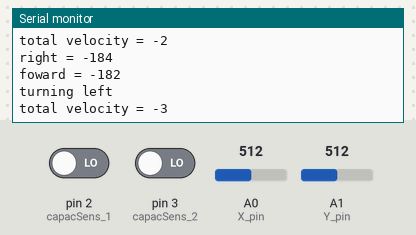
This sketch was run on a simulated Arduino Uno, built with avr-gcc and run on an emulated ATmega328P. Parts: the last lines printed to the serial monitor. Inputs (shaded band) come from the test bench; at power-on: A0 (X_pin) = 512, A1 (Y_pin) = 512, pin 2 (capacSens_1) LOW, pin 3 (capacSens_2) LOW.

Above: at 1.3 s.
1.4 s: A0 (X_pin) set to 122
At 1.82 s:
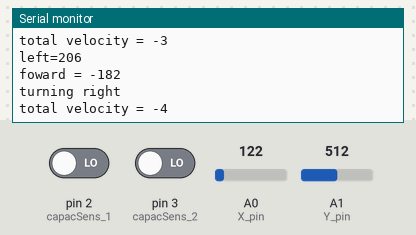
3.0 s: A1 (Y_pin) set to 122
At 3.32 s:
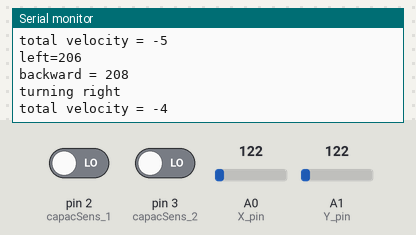
5.0 s: pin 2 (capacSens_1) driven HIGH
At 5.83 s:
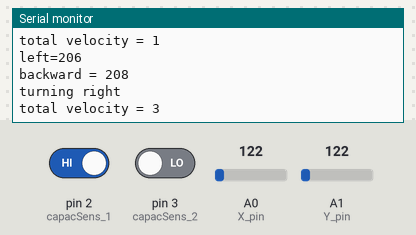
6.5 s: pin 3 (capacSens_2) driven HIGH
At 6.83 s:
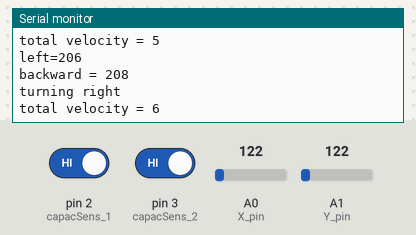
8.0 s: A0 (X_pin) set to 0
At 8.33 s:
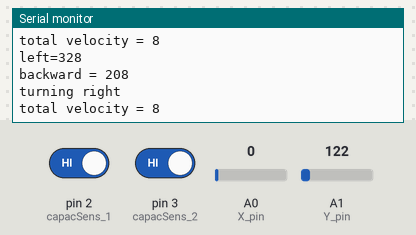
9.5 s: A1 (Y_pin) set to 0
At 9.84 s:
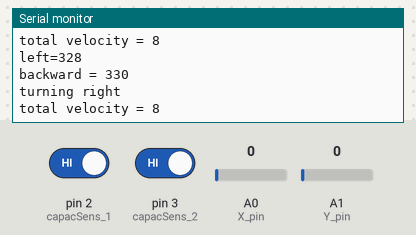
Timing chart, 0 to 12.0 s (numbered marks = the images above; inputs shaded):
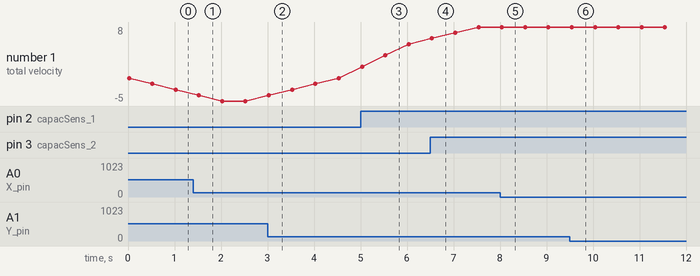

The sketch:

Fernsteuerung_Spielzeug_Projekt_rev2.ino
```cpp
// es gibt keine Schalterumsetzung in diesem Code
const int X_pin = A0; // analog pin connected to X output
const int Y_pin = A1; // analog pin connected to Y output

const int capacSens_1 = 2;
const int capacSens_2 = 3;

int touch_1=0;
int touch_2=0;

int x_pin_reading=0;
int y_pin_reading=0;

int left_right=0;
int forward_backward=0;
bool left_active;
bool right_active;
bool forward_active;
bool backward_active;
int padding=30;
int JoystickFactor=1;
int boost=0;

int vel=0;


void setup() {

  pinMode(capacSens_1,INPUT);
  pinMode(capacSens_2,INPUT);
  Serial.begin(19200);


}

void loop() {

  touch_1=digitalRead(capacSens_1);
  touch_2=digitalRead(capacSens_2);
  x_pin_reading=analogRead(X_pin);
  y_pin_reading=analogRead(Y_pin);


  if(x_pin_reading<(328-padding))
  {
    right_active=false;
    left_active=true;
    left_right=(328-x_pin_reading)*JoystickFactor;
    Serial.print("left=");
    Serial.println(left_right);
  }

  if(x_pin_reading>(328+padding))
  {
    left_active=false;
    right_active=true;
    left_right=(328-x_pin_reading)*JoystickFactor;
    Serial.print("right = ");
    Serial.println(left_right);
  }

  if(y_pin_reading>(330+padding))
  {
    backward_active=false;
    forward_active=true;
    forward_backward=(330-y_pin_reading)*JoystickFactor;
    Serial.print("foward = ");
    Serial.println(forward_backward);
    boost=boost-1;
  }

  if(y_pin_reading<(330-padding))
  {
    forward_active=false;
    backward_active=true;
    forward_backward=(330-y_pin_reading)*JoystickFactor;
    Serial.print("backward = ");
    Serial.println(forward_backward);
    boost=boost+1;
  }

  if(y_pin_reading>(330-padding) && y_pin_reading<(330+padding))
  {
    if(boost<0)
    {
      boost = boost + 1;
    }
    else if(boost > 0)
    {
     boost = boost - 1;
    }
    else
    {
      boost=0;
    }
  }

  if(boost>5){
    boost=5;
  }else if(boost < -5){
    boost=-5;
  }


  if(touch_1==1 && vel !=5)
  {
    vel=vel+1;
    //Serial.println("capacSens pad 2 is HIGH");
  }


  if(touch_2==1 && vel != -5)
  {
    vel=vel-1;
  }


  if(right_active==true)
  {
    Serial.println("turning left");
  }
  else if(left_active== true)
  {
    Serial.println("turning right");
  }

  Serial.print("total velocity = ");
  Serial.println(vel + boost);

  delay(500);
}
```

Measured:
- after the input at 1.4 s, the serial monitor: prints a new line after 0.10 s (image 1)
- after the input at 3.0 s, the serial monitor: prints a new line at once (image 2)
- after the input at 5.0 s, the serial monitor: prints a new line after 0.53 s (image 3)
- after the input at 6.5 s, the serial monitor: prints a new line at once (image 4)
- after the input at 8.0 s, the serial monitor: prints a new line at once (image 5)
- after the input at 9.5 s, the serial monitor: prints a new line at once (image 6)
- plotted number 1: -1 → 5 after the input at 5.0 s, 5 → 8 after the input at 6.5 s
